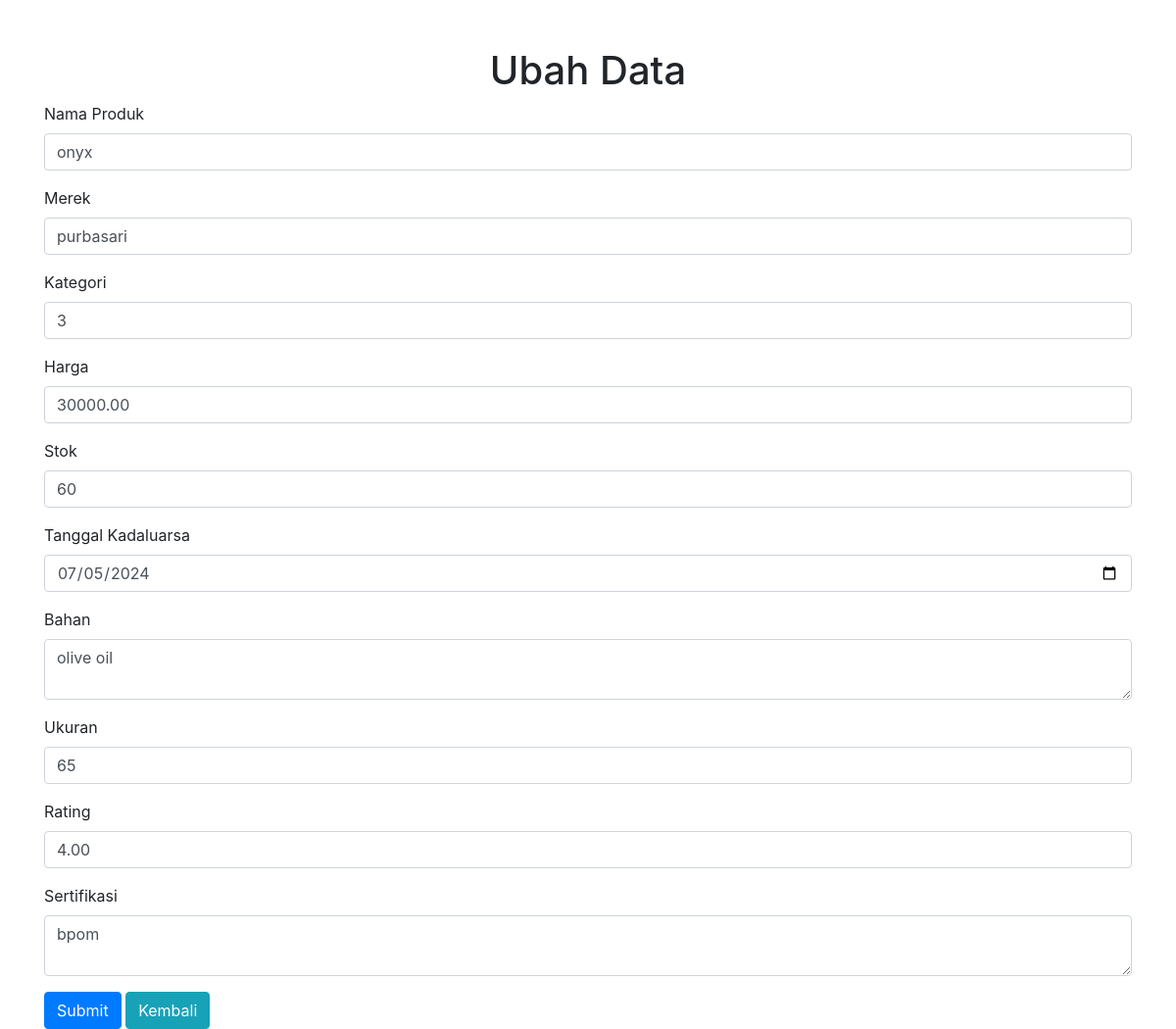
The app's page /update.php?id=24 with its own data.
### tables this page shows
CREATE TABLE `produk` (
  `ID_Produk` int(11) NOT NULL,
  `Nama_Produk` varchar(100) NOT NULL,
  `Merek` varchar(50) NOT NULL,
  `Kategori` varchar(50) NOT NULL,
  `Harga` decimal(10,2) NOT NULL,
  `Stok` int(11) NOT NULL,
  `Tanggal_Kadaluarsa` date DEFAULT NULL,
  `Bahan` text,
  `Ukuran` varchar(50) DEFAULT NULL,
  `Rating` decimal(3,2) DEFAULT NULL,
  `Sertifikasi` text,
  `created_at` datetime DEFAULT NULL,
  `deleted_at` datetime DEFAULT NULL,
  `updated_at` datetime DEFAULT NULL
);

### config_db.php (called while the page is built, shortened)
<?php
class ConfigDB
{
    private $host = 'localhost';
    private $db_name = 'database_makeup';
    private $username = 'root';
    private $password = '';
    private $conn;
    public function connect()
    {
        $this->conn = new mysqli($this->host, $this->username, $this->password, $this->db_name);
        return $this->conn;
    }
    public function select($table, $where = [])
    {
        $query = "SELECT * FROM $table WHERE deleted_at IS NULL";
        foreach ($where as $key => $value) {
            $query .= " $key '$value'";
        }
        $result = $this->conn->query($query);
        $data = [];
        if ($result && $result->num_rows > 0) {
            while ($row = $result->fetch_assoc()) {
                $data[] = $row;
            }
        }
        return $data;
    }
}

### update.php (the view, shortened to what this page needs)
<!doctype html>
<html lang="en">
<head>
    <link rel="stylesheet" href="https://stackpath.bootstrapcdn.com/bootstrap/4.5.2/css/bootstrap.min.css">
</head>
<body>
    <?php
        require_once 'config_db.php';
        $db = new ConfigDB();
        $id = isset($_GET['id']) ? intval($_GET['id']) : null;
        $result = $db->select("produk", ['AND ID_Produk=' => $id]);
        $product = $result[0];
    ?>
    <div class="container">
        <h1 class="text-center mt-5">Ubah Data</h1>
        <form action="" method="post">
            <div class="form-group">
                <label for="namaProdukInput">Nama Produk</label>
                <input type="text" class="form-control" id="namaProdukInput" name="nama_produk" placeholder="Enter Product Name" required value="<?php echo htmlspecialchars($product['Nama_Produk']); ?>">
            </div>
            <div class="form-group">
                <label for="merekInput">Merek</label>
                <input type="text" class="form-control" id="merekInput" name="merek" placeholder="Enter Brand" required value="<?php echo htmlspecialchars($product['Merek']); ?>">
            </div>
            <div class="form-group">
                <label for="kategoriInput">Kategori</label>
                <input type="text" class="form-control" id="kategoriInput" name="kategori" placeholder="Enter Category" required value="<?php echo htmlspecialchars($product['Kategori']); ?>">
            </div>
            <div class="form-group">
                <label for="hargaInput">Harga</label>
                <input type="number" class="form-control" id="hargaInput" name="harga" placeholder="Enter Price" required value="<?php echo htmlspecialchars($product['Harga']); ?>">
            </div>
            <div class="form-group">
                <label for="stokInput">Stok</label>
                <input type="number" class="form-control" id="stokInput" name="stok" placeholder="Enter Stock" required value="<?php echo htmlspecialchars($product['Stok']); ?>">
            </div>
            <div class="form-group">
                <label for="tanggalKadaluarsaInput">Tanggal Kadaluarsa</label>
                <input type="date" class="form-control" id="tanggalKadaluarsaInput" name="tanggal_kadaluarsa" value="<?php echo htmlspecialchars($product['Tanggal_Kadaluarsa']); ?>">
            </div>
            <div class="form-group">
                <label for="bahanInput">Bahan</label>
                <textarea class="form-control" id="bahanInput" name="bahan" placeholder="Enter Ingredients"><?php echo htmlspecialchars($product['Bahan']); ?></textarea>
            </div>
            <div class="form-group">
                <label for="ukuranInput">Ukuran</label>
                <input type="text" class="form-control" id="ukuranInput" name="ukuran" placeholder="Enter Size" value="<?php echo htmlspecialchars($product['Ukuran']); ?>">
            </div>
            <div class="form-group">
                <label for="ratingInput">Rating</label>
                <input type="number" class="form-control" id="ratingInput" name="rating" step="0.1" min="0" max="5" placeholder="Enter Rating" value="<?php echo htmlspecialchars($product['Rating']); ?>">
            </div>
            <div class="form-group">
                <label for="sertifikasiInput">Sertifikasi</label>
                <textarea class="form-control" id="sertifikasiInput" name="sertifikasi" placeholder="Enter Certifications"><?php echo htmlspecialchars($product['Sertifikasi']); ?></textarea>
            </div>
            <button type="submit" class="btn btn-primary">Submit</button>
            <a href="index.php" class="btn btn-info">Kembali</a>
        </form>
    </div>
</body>
</html>

### records on screen
produk: nama_produk "onyx", merek "purbasari", kategori "3", harga "30000.00", stok "60", tanggal_kadaluarsa "07/05/2024", bahan "olive oil", ukuran "65", rating "4.00", sertifikasi "bpom"
